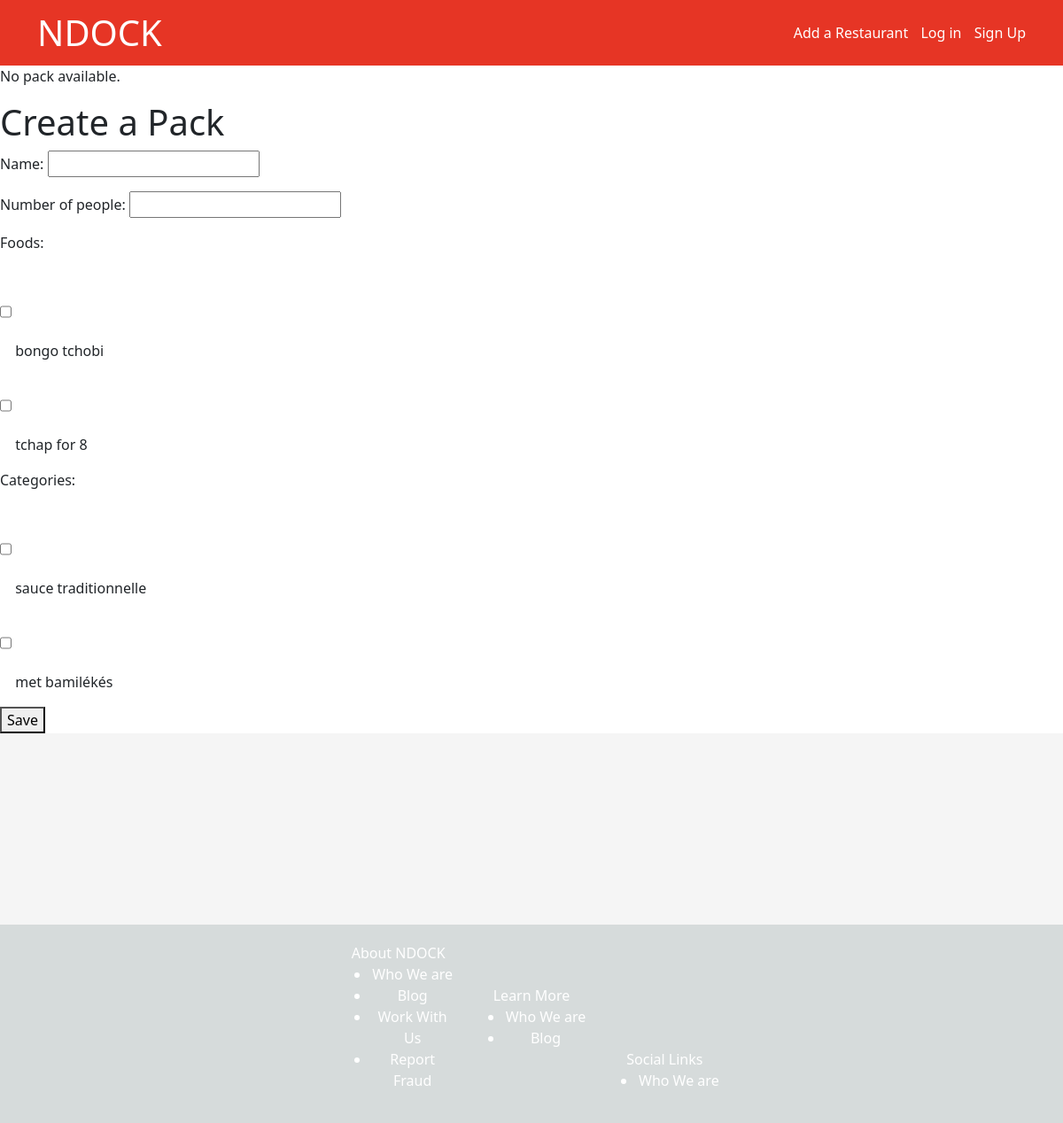
Page /food/ on the earlier database version.
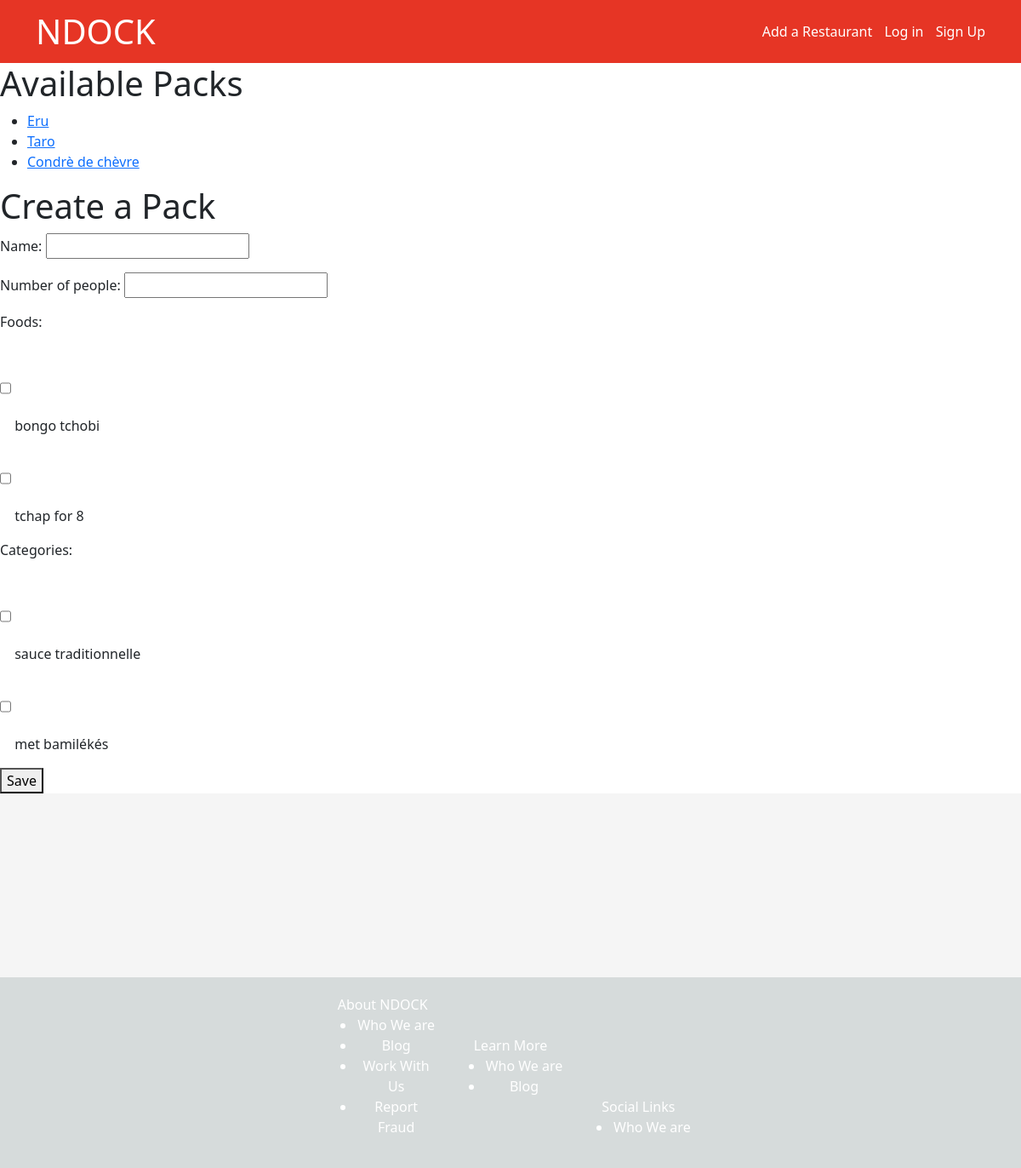
Same page on the later database version.
### food/models.py (models this page shows, shortened)
class Pack(models.Model):
    name= models.CharField(max_length=255)
    number_of_people = models.IntegerField()
    foods=models.ManyToManyField(Food, related_name='packs')
    categories = models.ManyToManyField(Category, related_name='packs_cat')

### food/views.py (the view, shortened to what this page needs)
# urls.py: path('', views.pack, name='pack'),
def pack(request):
    packs = Pack.objects.all()
    form = PackForm()
    context = {'packs': packs, 'form': form}
    return render(request, 'food/pack.html', context)

### food/forms.py
class PackForm(forms.ModelForm):
    class Meta:
        model = Pack
        fields = ['name', 'number_of_people', 'foods', 'categories']
        widgets = {
            'foods': forms.CheckboxSelectMultiple(attrs={'placeholder': 'Foods in the pack', 'style': 'height: 100px;'}),
            'categories': forms.CheckboxSelectMultiple(attrs={'placeholder': 'categories of the pack', 'style': 'height: 100px;'}),
        }

### food/models.py (called while the page is built)
    def __str__(self):
        if self.number_people:
            return f"{self.name} for {self.number_people}"
        else:
            return f"{self.name}"

    def __str__(self):
        return f"{self.name}"

### templates/food/pack.html
{% extends "restaurant/base.html" %} {% load static %} {% block content %}
{% if packs %}
<h1>Available Packs</h1>
<ul>
  {% for pack in packs %}
  <li><a href="{% url 'food:pack-details' pack.id %}">{{ pack.name }}</a></li>
  {% endfor %}
</ul>
{% else %}
<p>No pack available.</p>
{% endif %}
<h1>Create a Pack</h1>
<form method="post">
  {% csrf_token %} {{ form.as_p }}
  <button type="submit">Save</button>
</form>
{% endblock content %}

Differences in the rows shown:
added Pack: name "Eru"
added Pack: name "Taro"
added Pack: name "Condrè de chèvre"
Other differences:
text no longer shown: "No pack available."
text now shown: "Available Packs"
